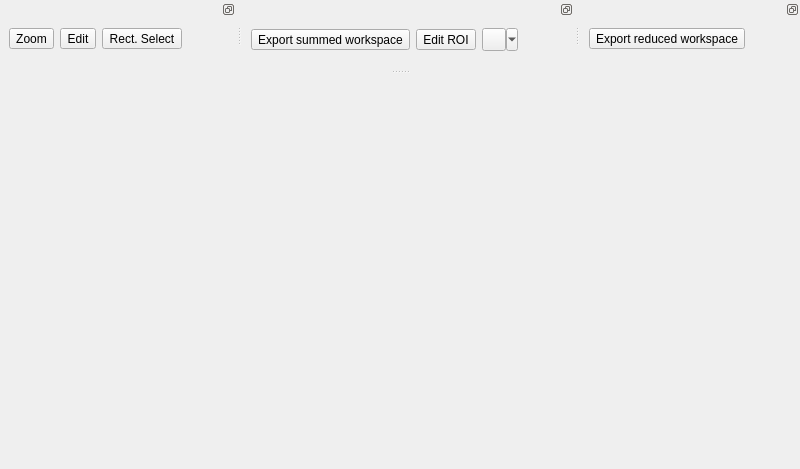
<?xml version="1.0" encoding="UTF-8"?>
<ui version="4.0">
 <class>PreviewDockedWidgets</class>
 <widget class="QMainWindow" name="PreviewDockedWidgets">
  <property name="geometry">
   <rect>
    <x>0</x>
    <y>0</y>
    <width>800</width>
    <height>469</height>
   </rect>
  </property>
  <property name="sizePolicy">
   <sizepolicy hsizetype="Expanding" vsizetype="Expanding">
    <horstretch>0</horstretch>
    <verstretch>0</verstretch>
   </sizepolicy>
  </property>
  <property name="windowTitle">
   <string>MainWindow</string>
  </property>
  <widget class="QWidget" name="centralwidget"/>
  <widget class="QDockWidget" name="iv_dock">
   <property name="features">
    <set>QDockWidget::DockWidgetFloatable|QDockWidget::DockWidgetMovable</set>
   </property>
   <property name="allowedAreas">
    <set>Qt::LeftDockWidgetArea|Qt::RightDockWidgetArea|Qt::TopDockWidgetArea</set>
   </property>
   <attribute name="dockWidgetArea">
    <number>4</number>
   </attribute>
   <widget class="QWidget" name="iv_dock_content">
    <layout class="QVBoxLayout" name="verticalLayout_5">
     <item>
      <layout class="QVBoxLayout" name="iv_layout">
       <item>
        <layout class="QHBoxLayout" name="iv_toolbar_layout">
         <property name="sizeConstraint">
          <enum>QLayout::SetMinimumSize</enum>
         </property>
         <item>
          <widget class="QToolButton" name="iv_zoom_button">
           <property name="toolTip">
            <string>Move the instrument</string>
           </property>
           <property name="text">
            <string>Zoom</string>
           </property>
          </widget>
         </item>
         <item>
          <widget class="QToolButton" name="iv_edit_button">
           <property name="toolTip">
            <string>Select and edit shapes</string>
           </property>
           <property name="text">
            <string>Edit</string>
           </property>
          </widget>
         </item>
         <item>
          <widget class="QToolButton" name="iv_rect_select_button">
           <property name="toolTip">
            <string>Draw a rectangle</string>
           </property>
           <property name="text">
            <string>Rect. Select</string>
           </property>
          </widget>
         </item>
         <item>
          <spacer name="iv_toolbar_spacer">
           <property name="orientation">
            <enum>Qt::Horizontal</enum>
           </property>
           <property name="sizeHint" stdset="0">
            <size>
             <width>40</width>
             <height>20</height>
            </size>
           </property>
          </spacer>
         </item>
        </layout>
       </item>
       <item>
        <widget class="QWidget" name="iv_placeholder" native="true"/>
       </item>
      </layout>
     </item>
    </layout>
   </widget>
  </widget>
  <widget class="QDockWidget" name="rs_dock">
   <property name="features">
    <set>QDockWidget::DockWidgetFloatable|QDockWidget::DockWidgetMovable</set>
   </property>
   <property name="allowedAreas">
    <set>Qt::LeftDockWidgetArea|Qt::RightDockWidgetArea|Qt::TopDockWidgetArea</set>
   </property>
   <attribute name="dockWidgetArea">
    <number>4</number>
   </attribute>
   <widget class="QWidget" name="rs_dock_content">
    <layout class="QVBoxLayout" name="verticalLayout">
     <item>
      <layout class="QVBoxLayout" name="rs_plot_layout">
       <item>
        <layout class="QHBoxLayout" name="rs_toolbar_layout">
         <item>
          <widget class="QToolButton" name="rs_ads_export_button">
           <property name="toolTip">
            <string>Export the summed workspace to the workspaces list</string>
           </property>
           <property name="text">
            <string>Export summed workspace</string>
           </property>
          </widget>
         </item>
         <item>
          <widget class="QToolButton" name="rs_edit_button">
           <property name="toolTip">
            <string>Edit a rectangular region of interest</string>
           </property>
           <property name="text">
            <string>Edit ROI</string>
           </property>
          </widget>
         </item>
         <item>
          <widget class="QToolButton" name="rs_rect_select_button">
           <property name="toolTip">
            <string>Select a rectangular region of interest</string>
           </property>
           <property name="text">
            <string/>
           </property>
           <property name="popupMode">
            <enum>QToolButton::MenuButtonPopup</enum>
           </property>
           <property name="toolButtonStyle">
            <enum>Qt::ToolButtonTextBesideIcon</enum>
           </property>
          </widget>
         </item>
         <item>
          <spacer name="rs_toolbar_spacer">
           <property name="orientation">
            <enum>Qt::Horizontal</enum>
           </property>
           <property name="sizeHint" stdset="0">
            <size>
             <width>40</width>
             <height>20</height>
            </size>
           </property>
          </spacer>
         </item>
        </layout>
       </item>
       <item>
        <widget class="QWidget" name="region_selector" native="true"/>
       </item>
      </layout>
     </item>
    </layout>
   </widget>
  </widget>
  <widget class="QDockWidget" name="lp_dock">
   <property name="minimumSize">
    <size>
     <width>216</width>
     <height>69</height>
    </size>
   </property>
   <property name="features">
    <set>QDockWidget::DockWidgetFloatable|QDockWidget::DockWidgetMovable</set>
   </property>
   <property name="allowedAreas">
    <set>Qt::LeftDockWidgetArea|Qt::RightDockWidgetArea|Qt::TopDockWidgetArea</set>
   </property>
   <attribute name="dockWidgetArea">
    <number>4</number>
   </attribute>
   <widget class="QWidget" name="lp_dock_content">
    <layout class="QVBoxLayout" name="verticalLayout_4">
     <item>
      <layout class="QVBoxLayout" name="lp_layout">
       <item>
        <widget class="QToolButton" name="lp_ads_export_button">
         <property name="toolTip">
          <string>Export the reduced workspace to the workspaces list</string>
         </property>
         <property name="text">
          <string>Export reduced workspace</string>
         </property>
        </widget>
       </item>
       <item>
        <widget class="MantidQt::MantidWidgets::PreviewPlot" name="line_plot" native="true">
         <property name="toolTip">
          <string>Reduced data. Use right-click for plot options</string>
         </property>
         <property name="toolTipDuration">
          <number>2000</number>
         </property>
        </widget>
       </item>
      </layout>
     </item>
    </layout>
   </widget>
  </widget>
 </widget>
 <customwidgets>
  <customwidget>
   <class>MantidQt::MantidWidgets::PreviewPlot</class>
   <extends>QWidget</extends>
   <header>MantidQtWidgets/Plotting/PreviewPlot.h</header>
   <container>1</container>
  </customwidget>
 </customwidgets>
 <resources/>
 <connections/>
</ui>
